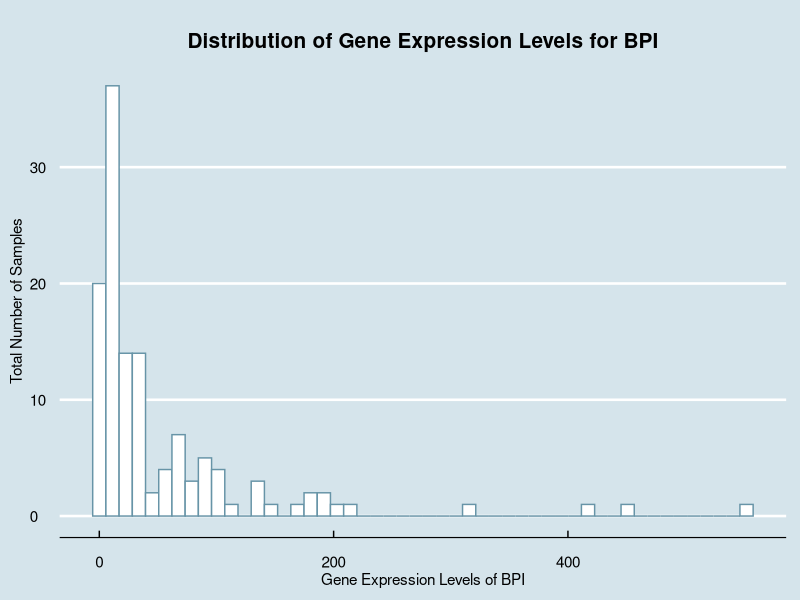
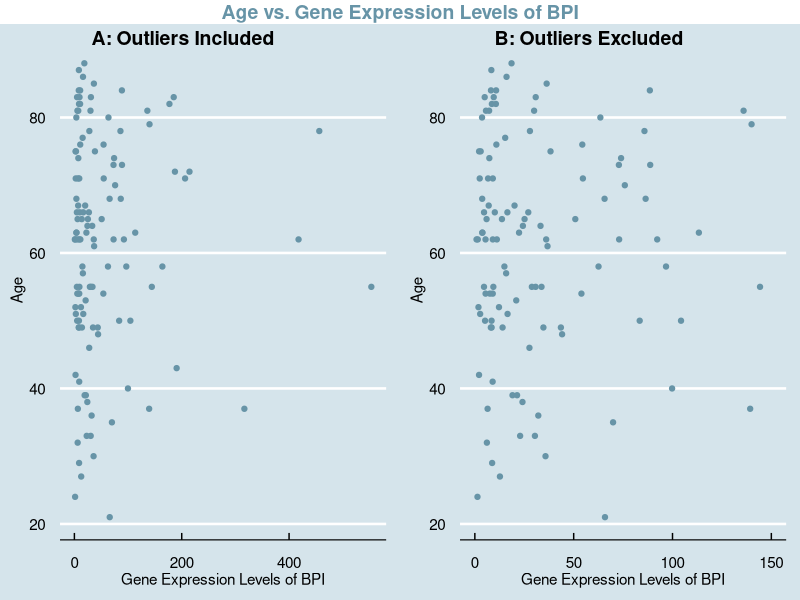
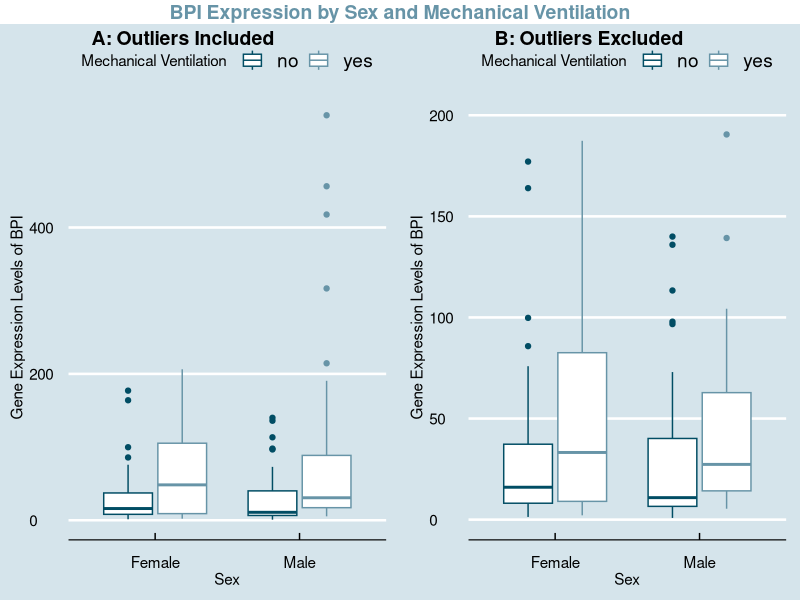
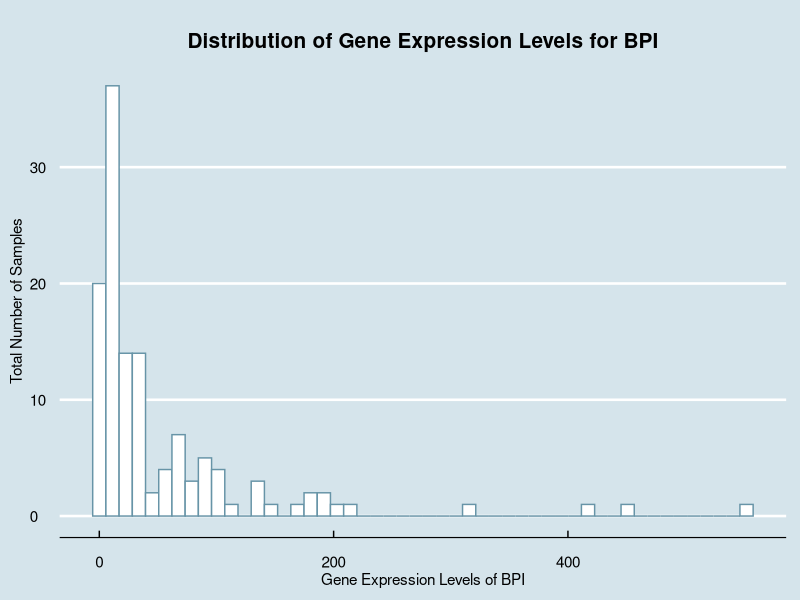
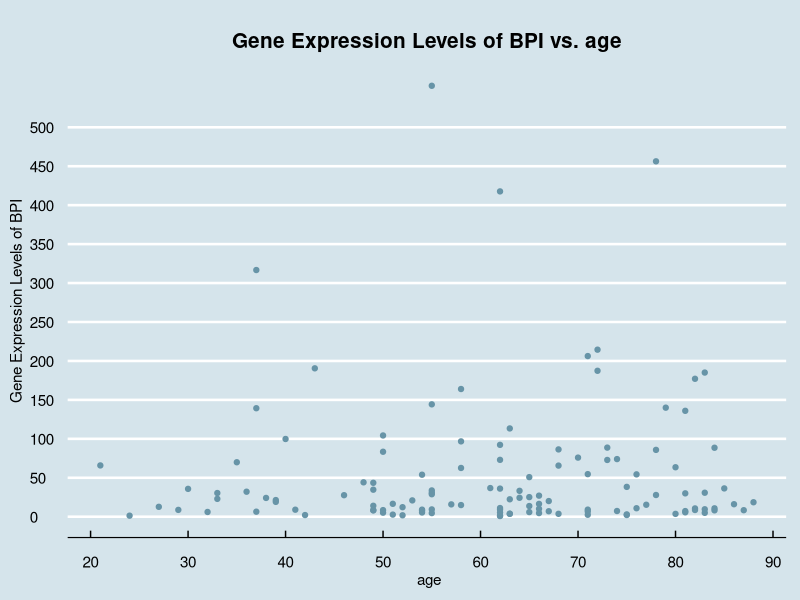
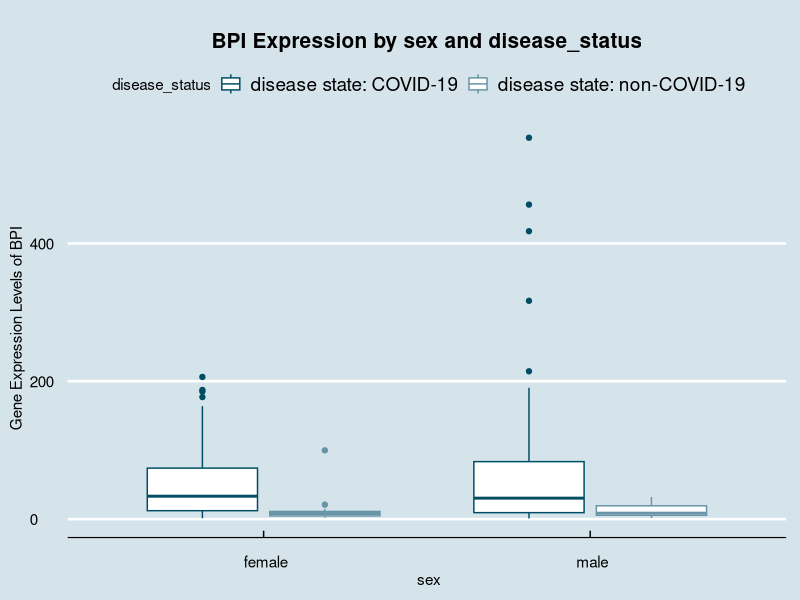
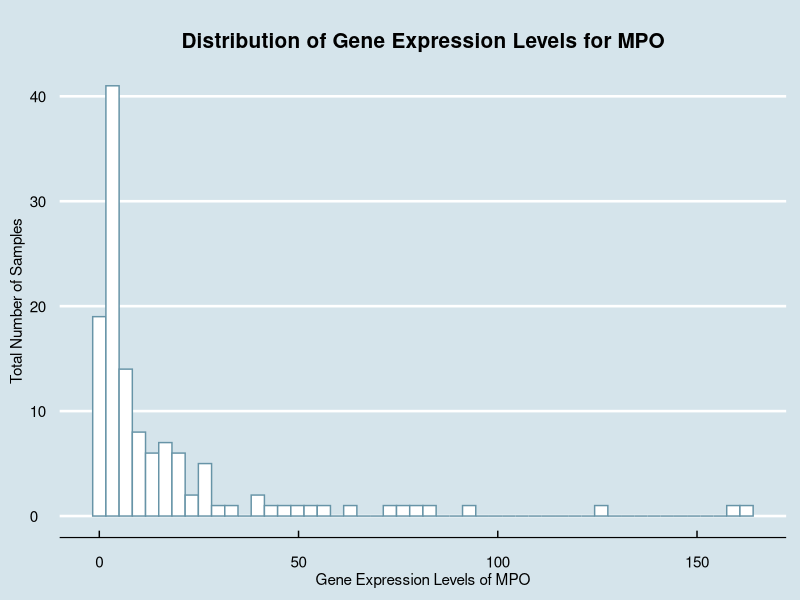
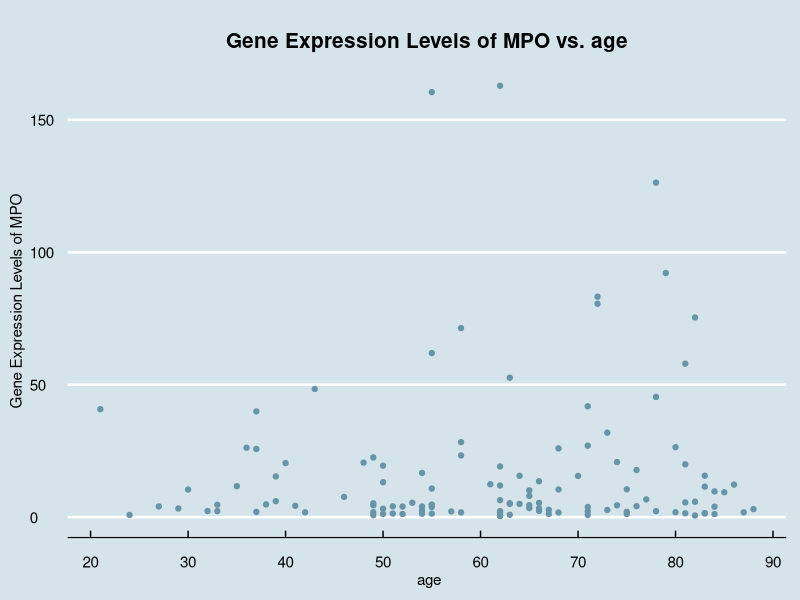

Source code (R) for these figures, in order:
## ---- chunk 1
knitr::opts_chunk$set(echo = TRUE)
library(ggplot2)
library(ggthemes)
library(ggpubr)
library(gridExtra)
library(dplyr)
## ---- chunk 2
metadata <- read.csv("QBS103_finalProject_metadata.csv", row.names = 1)
gene_exp <- read.csv("QBS103_finalProject_geneExpression.csv", row.names = 1)
## ---- chunk 3
#chosen gene: BPI - bactericidal permeability increasing protein - Plays a role in the immune response against bacterial infections, can kill the bacterial by targeting their cell membrane and can also increase permeability of cell membranes, encodes a lipopolysaccharide binding protein and helps with regulating inflammatory responses - information from https://www.ncbi.nlm.nih.gov/gene/671#summary

BPI <- gene_exp["BPI",]
BPI <- as.data.frame(t(BPI)) #transposes the matrix
metadata_BPI <- cbind(metadata, BPI) #creates one data frame with all BPI data
suppressWarnings(metadata_BPI$age <- as.integer(metadata_BPI$age))
## ---- chunk 4
#creates histogram of BPI

ggplot(metadata_BPI, aes(x = BPI)) + geom_histogram(color = "#6794a7", fill = "white", bins = 50) + 
  labs(x = "Gene Expression Levels of BPI", y = "Total Number of Samples", title = "Distribution of Gene Expression Levels for BPI") + 
  theme_economist() + 
  scale_fill_economist() + 
  theme(plot.title = element_text(size=15, face="bold", margin = margin(10, 0, 10, 0), hjust = (0.5)), axis.title.x = element_text(vjust=-0.40), axis.title.y= element_text(vjust=2 ))

# interpretation - shows the distribution of BPI gene expression in the samples. there are more studies with lower gene expression levels of BPI with a smaller amount of samples showing higher levels of expression levels. the majority of samples are seen below the threshold of 200.
## ---- chunk 5
#chosen continuous covariate: age

#creates scatterplot with BPI and age
suppressWarnings(scatter_outliers <- ggplot(metadata_BPI, aes(x = BPI, y = age)) + 
  geom_point(color = "#6794a7", fill = "white") + 
  labs(x = "Gene Expression Levels of BPI", y = "Age") + 
  theme_economist() + 
  scale_fill_economist() + 
  theme(plot.title = element_text(size=12, face="bold", margin = margin(10, 0, 10, 0)), axis.title.x = element_text(vjust=-0.40), axis.title.y= element_text(vjust=2)))

#creates scatterplot with BPI and age and sets x-axis range from 0 to 150 for easier viewing
suppressWarnings(scatter_no_outliers <- ggplot(metadata_BPI, aes(x = BPI, y = age)) + 
  geom_point(color = "#6794a7", fill = "white") + 
  labs(x = "Gene Expression Levels of BPI", y = "Age") + 
  theme_economist() + 
  scale_fill_economist() + 
  theme(plot.title = element_text(size=12, face="bold", margin = margin(10, 0, 10, 0)), axis.title.x = element_text(vjust=-0.40), axis.title.y= element_text(vjust=2)) + 
  xlim(0, 150))

#creates scatterplot of both previous plots combined
suppressWarnings(new_scatter <- ggarrange(scatter_outliers, scatter_no_outliers,ncol=2, labels = c("A: Outliers Included", "B: Outliers Excluded"))) 

#adds title to the combined plot
suppressWarnings(annotate_figure(new_scatter, top = text_grob("Age vs. Gene Expression Levels of BPI", color = "#6794a7", face = "bold", size = 14)))

#interpretation - shows the relationship between BPI gene expression and ages of individuals sampled. there is not necessarily a clear relationship that can be observed in this graph without further analysis. the points seem to be clustered towards the lower gene expression levels around ages 50-85.
## ---- chunk 6
#chosen categorical covariates: sex and mechanical ventilation

#create new dataset with the row of data where sex = "unknown"
unknown_removed <- metadata_BPI
unknown_removed <- metadata_BPI[metadata_BPI$sex != " unknown", ]

#creates scatterplot with BPI, sex, and mechanical ventilation
suppressWarnings(box_outliers <- ggplot(unknown_removed,aes(x = sex,y = BPI, color = mechanical_ventilation)) + geom_boxplot() + scale_x_discrete(labels = c("Female", "Male")) + labs(x = "Sex", y = "Gene Expression Levels of BPI", color = "Mechanical Ventilation") + theme_economist() + scale_color_manual(values = c('#014d64','#6794a7')) + theme(plot.title = element_text(size=15, face="bold", margin = margin(10, 0, 10, 0), hjust = (0.5)), axis.title.x = element_text(vjust=-0.40), axis.title.y= element_text(vjust=2))) 

#creates scatterplot with BPI, sex, and mechanical ventilation and sets y-axis range from 0 to 200 for easier viewing
suppressWarnings(box_no_outliers <- ggplot(unknown_removed,aes(x = sex,y = BPI, color = mechanical_ventilation)) + geom_boxplot() + scale_x_discrete(labels = c("Female", "Male")) + labs(x = "Sex", y = "Gene Expression Levels of BPI", color = "Mechanical Ventilation") + theme_economist() + scale_color_manual(values = c('#014d64','#6794a7')) + theme(plot.title = element_text(size=15, face="bold", margin = margin(10, 0, 10, 0), hjust = (0.5)), axis.title.x = element_text(vjust=-0.40), axis.title.y= element_text(vjust=2)) + ylim(0, 200))

#creates boxplot of both previous plots combined
suppressWarnings(new_box <- ggarrange(box_outliers, box_no_outliers,ncol=2, labels = c("A: Outliers Included", "B: Outliers Excluded")))

#adds title to the combined plot
annotate_figure(new_box, top = text_grob("BPI Expression by Sex and Mechanical Ventilation", color = "#6794a7", face = "bold", size = 14))

#interpretation - shows distribution of BPI gene expression across sexes and ventilation categories. from the graph on the right, we can see that the samples with mechanical ventilation have a higher mean gene expression level. this is true for both males and females. the mechanical ventilation groups have a higher iqr when compared to the groups without mechanical ventilation. the females from the study seem to have a higher mean gene expression level than the males.
## ---- chunk 7
#Code for boxplot, scatter, and histogram
all_graphs <- function(data, genes, gene_exp, contcovariate, catcovariate1, catcovariate2, metadata) {
  graphs <- list()
  for (gene in genes) {
    gene_data <- as.numeric(t(gene_exp[gene, ]))
    metadata_gene <- cbind(metadata, gene_data)
    
    hist <- ggplot(metadata_gene, aes(x = gene_data)) +
      geom_histogram(color = "#6794a7", fill = "white", bins = 50) + 
      labs(x = paste("Gene Expression Levels of", gene), y = "Total Number of Samples", title = paste("Distribution of Gene Expression Levels for", gene)) + 
      theme_economist() + 
      scale_fill_economist() + 
      theme(plot.title = element_text(size = 15, face = "bold", margin = margin(10, 0, 10, 0), hjust = 0.5),
            axis.title.x = element_text(vjust = -0.4),
            axis.title.y = element_text(vjust = 2))
    
    metadata_gene$contcovariate <- as.integer(metadata_gene[[contcovariate]])
    metadata_gene <- metadata_gene[!is.na(metadata_gene$contcovariate), ]

    scatter <- ggplot(metadata_gene, aes(x = contcovariate, y = gene_data)) + 
      geom_point(color = "#6794a7", fill = "white") + 
      labs(x = paste("", contcovariate) , y = paste("Gene Expression Levels of", gene), title = paste("", contcovariate, "vs. Gene Expression Levels of", gene)) + 
      theme_economist() + 
      scale_fill_economist() + 
      theme(plot.title = element_text(size = 15, face = "bold", margin = margin(10, 0, 10, 0), hjust = 0.5), axis.title.x = element_text(vjust=-0.40), axis.title.y = element_text(vjust = 2)) + scale_x_continuous(breaks = seq(0, 100, by = 10)) + scale_y_continuous(breaks = seq(0, 500, by = 50)) + 
      ggtitle(paste("Gene Expression Levels of", gene, "vs.", contcovariate))
    
    metadata_gene$catcovariate1 <- as.factor(metadata_gene[[catcovariate1]])
    metadata_gene$catcovariate2 <- as.factor(metadata_gene[[catcovariate2]])
    metadata_gene <- metadata_gene[!is.na(metadata_gene$catcovariate1) & !is.na(metadata_gene$catcovariate2) & (metadata_gene$catcovariate1 != " unknown") * (metadata_gene$catcovariate2 != " unknown"), ]

    box <- ggplot(metadata_gene, aes(x = catcovariate1, y = gene_data, color = catcovariate2)) + 
      geom_boxplot() + 
      scale_x_discrete(labels = levels(metadata_gene$catcovariate1)) + 
      labs(x = paste("", catcovariate1), y = paste("Gene Expression Levels of", gene), color = paste("", catcovariate2)) + 
      theme_economist() + 
      scale_color_manual(values = c('#014d64','#6794a7')) + 
      theme(plot.title = element_text(size = 15, face ="bold", margin = margin(10, 0, 10, 0), hjust = (0.5)), axis.title.x = element_text(vjust=-0.40), axis.title.y = element_text(vjust=2)) +
      ggtitle(paste(gene, "Expression by", catcovariate1, "and", catcovariate2))

    plots <- list(hist = hist, scatter = scatter, box = box)
    graphs[[gene]] <- plots
    
  }
  return(graphs)
}
  
selected_genes <- c("BPI", "MPO")

multiple_graphs <- all_graphs(data = gene_exp, genes = selected_genes, contcovariate = "age", catcovariate1 = "sex", catcovariate2 = "disease_status", gene_exp = gene_exp, metadata = metadata)

for (gene in selected_genes) {
  print(multiple_graphs[[gene]]$hist)
  print(multiple_graphs[[gene]]$scatter)
  print(multiple_graphs[[gene]]$box)
}

## ---- chunk 8
additional_genes <- c("GPLD1", "AAK1")
selected_genes <- c("BPI", "MPO", "GPLD1", "AAK1")
multiple_graphs <- all_graphs(data = gene_exp, genes = selected_genes, contcovariate = "age", catcovariate1 = "sex", catcovariate2 = "mechanical_ventilation", gene_exp = gene_exp, metadata = metadata)
print(multiple_graphs)
